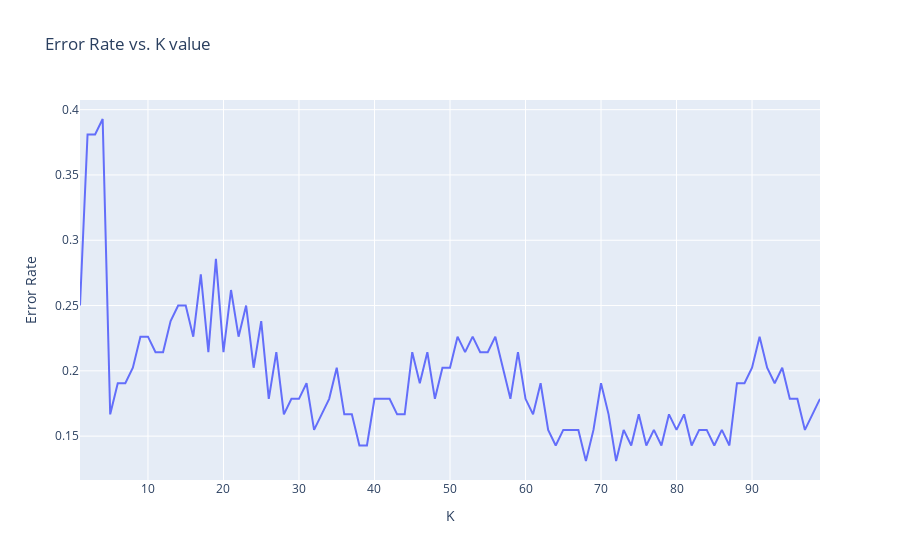

Write notebook code for a chart like this one.
### Code cell
import plotly.express as px 
px.line(df, x=range(1,100), y=error_rates, title='Error Rate vs. K value', labels={'x':'K','y':'Error Rate'})

### Figure 1 — Plotly figure (JSON) as saved in the notebook; plotly's stock layout.template omitted (floating-point values rounded to 4 significant figures)
{"data": [{"hovertemplate": "K=%{x}<br>Error Rate=%{y}<extra></extra>", "legendgroup": "", "line": {"color": "#636efa", "dash": "solid"}, "mode": "lines", "name": "", "orientation": "v", "showlegend": false, "type": "scatter", "x": [1, 2, 3, 4, 5, 6, 7, 8, 9, 10, 11, 12, 13, 14, 15, 16, 17, 18, 19, 20, 21, 22, 23, 24, 25, 26, 27, 28, 29, 30, 31, 32, 33, 34, 35, 36, 37, 38, 39, 40, 41, 42, 43, 44, 45, 46, 47, 48, 49, 50, 51, 52, 53, 54, 55, 56, 57, 58, 59, 60, 61, 62, 63, 64, 65, 66, 67, 68, 69, 70, 71, 72, 73, 74, 75, 76, 77, 78, 79, 80, 81, 82, 83, 84, 85, 86, 87, 88, 89, 90, 91, 92, 93, 94, 95, 96, 97, 98, 99], "xaxis": "x", "y": [0.25, 0.381, 0.381, 0.3929, 0.1667, 0.1905, 0.1905, 0.2024, 0.2262, 0.2262, 0.2143, 0.2143, 0.2381, 0.25, 0.25, 0.2262, 0.2738, 0.2143, 0.2857, 0.2143, 0.2619, 0.2262, 0.25, 0.2024, 0.2381, 0.1786, 0.2143, 0.1667, 0.1786, 0.1786, 0.1905, 0.1548, 0.1667, 0.1786, 0.2024, 0.1667, 0.1667, 0.1429, 0.1429, 0.1786, 0.1786, 0.1786, 0.1667, 0.1667, 0.2143, 0.1905, 0.2143, 0.1786, 0.2024, 0.2024, 0.2262, 0.2143, 0.2262, 0.2143, 0.2143, 0.2262, 0.2024, 0.1786, 0.2143, 0.1786, 0.1667, 0.1905, 0.1548, 0.1429, 0.1548, 0.1548, 0.1548, 0.131, 0.1548, 0.1905, 0.1667, 0.131, 0.1548, 0.1429, 0.1667, 0.1429, 0.1548, 0.1429, 0.1667, 0.1548, 0.1667, 0.1429, 0.1548, 0.1548, 0.1429, 0.1548, 0.1429, 0.1905, 0.1905, 0.2024, 0.2262, 0.2024, 0.1905, 0.2024, 0.1786, 0.1786, 0.1548, 0.1667, 0.1786], "yaxis": "y"}], "layout": {"legend": {"tracegroupgap": 0}, "title": {"text": "Error Rate vs. K value"}, "xaxis": {"anchor": "y", "domain": [0, 1], "title": {"text": "K"}}, "yaxis": {"anchor": "x", "domain": [0, 1], "title": {"text": "Error Rate"}}}}
